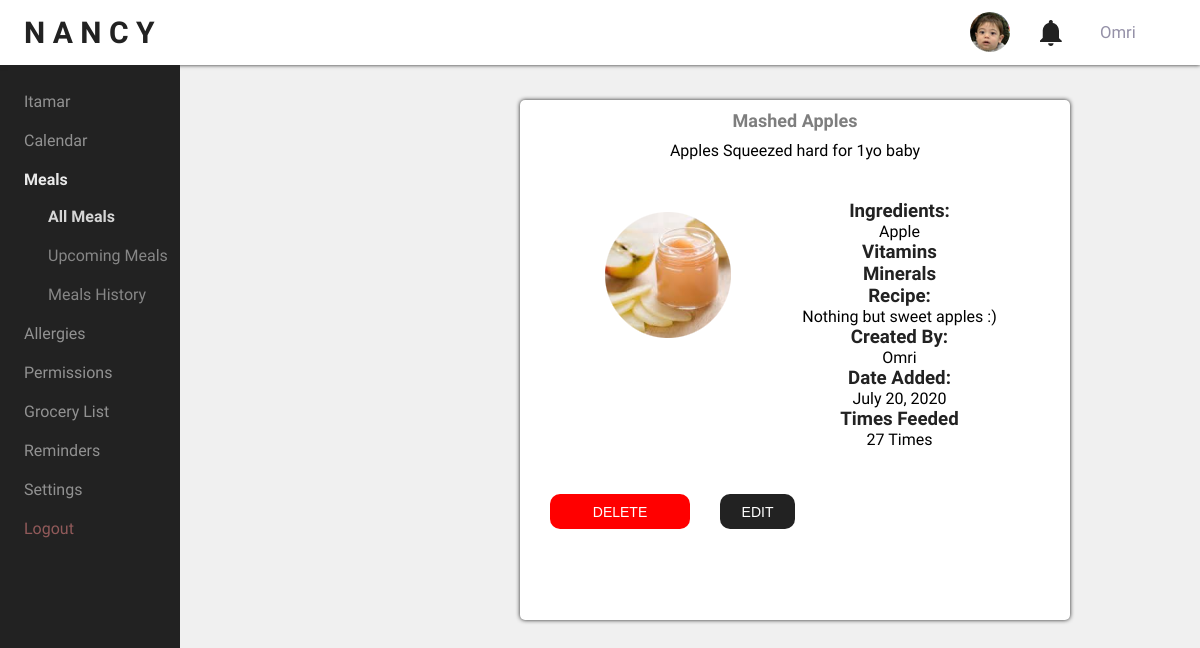
/mealData/42 (signed in), run on an earlier commit of the app's database.
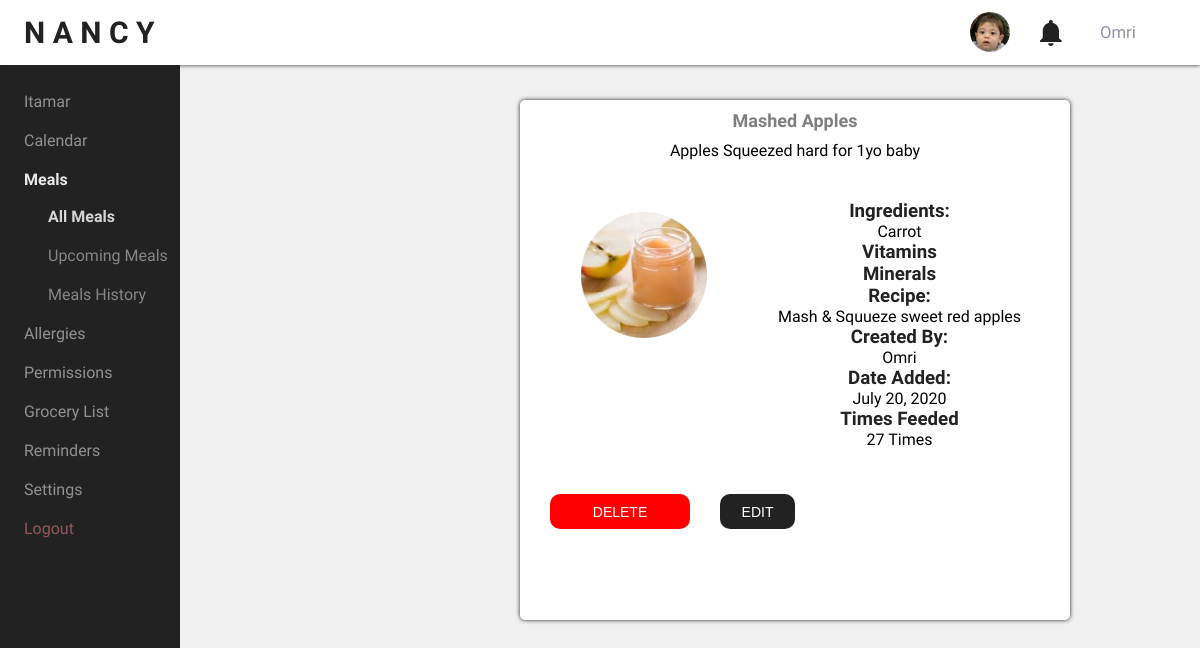
And on a later commit of the database.
### todo/models.py (models this page shows, shortened)
class Nancy(models.Model):
    user_id = models.ForeignKey(User, on_delete=models.CASCADE) #relationship 1:n (user:todos) ??
    dateCreated = models.DateField(auto_now_add=True) #automatic
    dateCompleted = models.DateField(null=True, blank=True) #blank at first ?
    mealName = models.CharField(max_length=30)
    scheduled = models.BooleanField(default=False)
    description = models.TextField(blank=True)
    mainIngredient = models.CharField(max_length=70)
    HasItamarTasted = models.BooleanField(default=False)
    Recipe = models.CharField(max_length=70)
    imagefile = models.ImageField(default='todo\static\nancy\images\Mashed_apple.png',upload_to='nancy/images')
    mediumIm=ImageSpecField(
        source='imagefile',processors=[SmartResize( 80,100)],format='PNG')
    smallIm=ImageSpecField(
        source='imagefile',processors=[SmartResize(40,50)],format='PNG')
    bigImage=ImageSpecField(
        source='imagefile',processors=[SmartResize(200,300)],format='PNG')

### todo/views.py (the view)
# urls.py: path('mealData/<int:meal_pk>', views.mealData, name='mealData'),
@login_required
def mealData(request, meal_pk):
    meal = get_object_or_404(Nancy, pk=meal_pk)
    form = NancyForm(instance=meal)
    if (request.method == 'GET'):
        return render(request, 'nancy/meal-data.html', {'meal': meal, 'form': form , 'creator':meal.user_id})
    else:
        try:
            form.save()
            return redirect('meals')
        except ValueError:
            return render(request, 'nancy/meal-data.html', {'form': form, 'errMsg': "Data mismatch"})

### todo/templates/nancy/meal-data.html (shortened to what this page needs)
{% load static  %}
<!DOCTYPE html>
<html lang="en">
<head>
    <link rel="stylesheet" href="{% static 'nancy/css/styles.css' %}">
</head>
<body>
    <div class="wrapper">
        <header>
            <div class="header-selections">
                <a href="{% url 'nancy' %}" id="logo">N A N C Y</a>
                {% if user.is_authenticated %}
                <span id="userName">{{user.username}}</span>
                {% endif %}
                <a href="#" id=notification></a>
                <a href="#" id=baby-nav></a>
            </div>
        </header>
        <div class="table">
            <nav>
                <ul>
                    <li><a href="{% url 'nancy' %}">Itamar</a></li>
                    <li><a href="#">Calendar</a></li>
                    <li class="thisNavSection"><a href="{% url 'meals' %}"><b>Meals</b></a>
                        <ul>
                            <li class="thisNavSection"><a href="{% url 'meals' %}">All Meals</a></li>
                            <li><a href="#">Upcoming Meals</a></li>
                            <li><a href="#">Meals History</a></li>
                        </ul>
                    </li>
                    <li><a href="#">Allergies</a></li>
                    <li><a href="#">Permissions</a></li>
                    <li><a href="#">Grocery List</a></li>
                    <li><a href="#">Reminders</a></li>
                    <li><a href="#">Settings</a></li>
                    <li><a id="logout" href="{% url 'logoutuser' %}">Logout</a></li>
                </ul>
            </nav>
            <main>
                <section id="meal-data">
                    <h2>{{meal.mealName}}</h2>
                    <p id="meal-description">{{meal.description}} </p>
                    <div class="wrapped">
                        <article class="meal-img">
                            <img class="mediumImg" src="{{meal.bigImage.url}}" alt="{{meal.mealName}}"
                                title="{{meal.mealName}}">
                        </article>
                        <article class="meal-info">
                            <h3>Ingredients:</h3>
                            <p id="ingredients">{{meal.mainIngredient}}</p>
                            <h3>Vitamins</h3>
                            <h3>Minerals</h3>
                            <h3>Recipe: </h3>
                            <p id="recipe"> {{meal.Recipe}}</p>
                            <h3>Created By:</h3>
                            <p id="created-by">{{creator.username}}</p>
                            <h3>Date Added:</h3>
                            <p id="date-added">{{meal.dateCreated}}</p>
                            <h3>Times Feeded</h3>
                            <p id="feeding-amount">27 Times</p>
                        </article>
                    </div>
                    <div id="mealdata-buttons">
                        <form action="{% url 'deleteMeal' meal.id %}" method="POST">
                            <button class="delButton" type='submit'>DELETE</button>
                        </form>
                        <button class="addButton" onclick="myFunc()">EDIT</button>
                    </div>
                </section>
            </main>
        </div>
</body>
</html>

### todo/static/nancy/css/styles.css (style rules this page uses)
* { margin: 0; padding: 0; overflow: visible; }
html,nav, header, footer, main, aside, section, div { display: block; }
h2 { text-align: center; font-size: 18px; opacity: 50%; margin: 5px; padding: 5px; }
h4, h3 { color: #222222; }
a { text-decoration: none; color: #222; }
.wrapper { display: block; width: 100%; margin: 0 auto; }
body { width: 100%; margin: 0; font-family: 'Ubuntu', sans-serif; font-style: normal; background-color: #f0f0f0; }
header { position: sticky; z-index: 99; top: 0; width: 100%; }
.header-selections { display: block; width: 100%; height: 65px; line-height: 65px; background-color: white; box-shadow: 0px 0px 4px #222222; font-size: 20px; }
nav { display: table-cell; height: 100vh; width: 12vw; min-width: 180px; background-color: #222222; padding: 0; }
#notification { display: block; float: right; right: 10px; margin:20px 30px; width: 30px; height: 30px; background: url(../images/notif-icon.png) no-repeat; }
#baby-nav { display: block; float: right; margin-top: 12px; width: 40px; height: 40px; border-radius: 100%; background: url(../images/baby-icon.png) no-repeat; margin-left: 15px; }
#logout { color: #ff9191; }
#logo { margin-left: 24px; font-weight: bold; text-decoration: none; text-align: center; color: #222222; font-size: 30px }
ul { list-style-type:none; margin-top: 18px; font-weight: lighter; }
nav ul { margin-left: 24px; }
li a { text-decoration: none; color: white; font-size: 16px; transition: 0.2s ease-in-out; }
li { margin-bottom: 20px; }
nav li { opacity: 50%; transition: 0.2s ease-in-out; }
.table { position: absolute; display: table; width: 100%; height: 100vh; border-collapse: collapse; margin: 0; }
main { box-sizing: border-box; display: flex; width: 100%; height: 100vh; padding: 15px; }
main section { position: relative; box-shadow: 0px 0px 4px #222222; border-radius: 5px; background-color: white; width: 38vw; text-align: center; }
.addButton { font-size: 14px; display: block; width:180px ; height: 35px ; margin: 5px auto; border-radius: 10px; background-color:#222222 ; color: white; cursor: pointer; border:none; transition: 0.2s all; }
.delButton { font-size: 14px; display: block; width:140px ; height:35px ; margin: 5px auto; border-radius: 10px; background-color:red ; color: white; cursor: pointer; border:none; transition: 0.2s all; }
#mealdata-buttons { display: flex; width: 50%; }
.thisNavSection { opacity: 90%; font-weight: bold; }
form { padding-left: 30px; padding-right: 30px; }
#userName { font-size: smaller; min-width: 100px; color: rgba(21, 12, 63, 0.459); float: right; }
#meal-data { height: 520px; width: 550px; left: 300px; top: 20px; margin-right: 25px; margin-left: 25px; }
#meal-description { text-align: center; }
.wrapped { margin: 40px auto; }
.meal-img { display: inline-block; margin: 0 auto; }
.meal-info { display: inline-block; vertical-align: top; padding-left: 10%; }

What changed in the data, as far as the page shows it:
changed Nancy "Mashed Apples": mainIngredient "Apple" → "Carrot"; Recipe "Nothing but sweet apples :)" → "Mash & Squueze sweet red apples"
